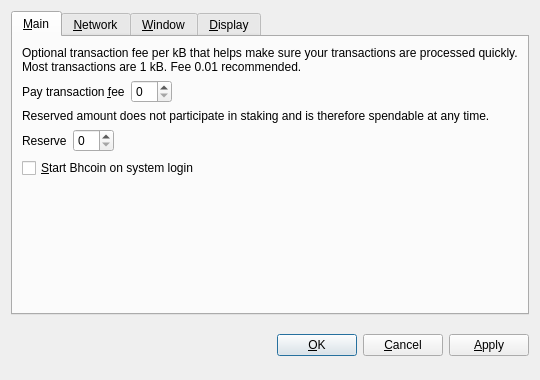
<?xml version="1.0" encoding="UTF-8"?>
<ui version="4.0">
 <class>OptionsDialog</class>
 <widget class="QDialog" name="OptionsDialog">
  <property name="geometry">
   <rect>
    <x>0</x>
    <y>0</y>
    <width>540</width>
    <height>380</height>
   </rect>
  </property>
  <property name="windowTitle">
   <string>Options</string>
  </property>
  <property name="modal">
   <bool>true</bool>
  </property>
  <layout class="QVBoxLayout" name="verticalLayout">
   <item>
    <widget class="QTabWidget" name="tabWidget">
     <property name="tabPosition">
      <enum>QTabWidget::North</enum>
     </property>
     <property name="currentIndex">
      <number>0</number>
     </property>
     <widget class="QWidget" name="tabMain">
      <attribute name="title">
       <string>&amp;Main</string>
      </attribute>
      <layout class="QVBoxLayout" name="verticalLayout_Main">
       <item>
        <widget class="QLabel" name="transactionFeeInfoLabel">
         <property name="text">
          <string>Optional transaction fee per kB that helps make sure your transactions are processed quickly. Most transactions are 1 kB. Fee 0.01 recommended.</string>
         </property>
         <property name="textFormat">
          <enum>Qt::PlainText</enum>
         </property>
         <property name="wordWrap">
          <bool>true</bool>
         </property>
        </widget>
       </item>
       <item>
        <layout class="QHBoxLayout" name="horizontalLayoutFee">
         <item>
          <widget class="QLabel" name="transactionFeeLabel">
           <property name="text">
            <string>Pay transaction &amp;fee</string>
           </property>
           <property name="textFormat">
            <enum>Qt::PlainText</enum>
           </property>
           <property name="buddy">
            <cstring>transactionFee</cstring>
           </property>
          </widget>
         </item>
         <item>
          <widget class="BitcoinAmountField" name="transactionFee"/>
         </item>
         <item>
          <spacer name="horizontalSpacerFee">
           <property name="orientation">
            <enum>Qt::Horizontal</enum>
           </property>
           <property name="sizeHint" stdset="0">
            <size>
             <width>40</width>
             <height>20</height>
            </size>
           </property>
          </spacer>
         </item>
        </layout>
       </item>
       <item>
        <widget class="QLabel" name="reserveBalanceInfoLabel">
         <property name="text">
          <string>Reserved amount does not participate in staking and is therefore spendable at any time.</string>
         </property>
         <property name="textFormat">
          <enum>Qt::PlainText</enum>
         </property>
         <property name="wordWrap">
          <bool>true</bool>
         </property>
        </widget>
       </item>
       <item>
        <layout class="QHBoxLayout" name="horizontalLayoutReserveBalance">
         <item>
          <widget class="QLabel" name="reserveBalanceLabel">
           <property name="text">
            <string>Reserve</string>
           </property>
           <property name="textFormat">
            <enum>Qt::PlainText</enum>
           </property>
           <property name="buddy">
            <cstring>reserveBalance</cstring>
           </property>
          </widget>
         </item>
         <item>
          <widget class="BitcoinAmountField" name="reserveBalance"/>
         </item>
         <item>
          <spacer name="horizontalSpacerReserveBalance">
           <property name="orientation">
            <enum>Qt::Horizontal</enum>
           </property>
           <property name="sizeHint" stdset="0">
            <size>
             <width>40</width>
             <height>20</height>
            </size>
           </property>
          </spacer>
         </item>
        </layout>
       </item>
       <item>
        <widget class="QCheckBox" name="bitcoinAtStartup">
         <property name="toolTip">
          <string>Automatically start Bhcoin after logging in to the system.</string>
         </property>
         <property name="text">
          <string>&amp;Start Bhcoin on system login</string>
         </property>
        </widget>
       </item>
       <item>
        <spacer name="verticalSpacer_Main">
         <property name="orientation">
          <enum>Qt::Vertical</enum>
         </property>
         <property name="sizeHint" stdset="0">
          <size>
           <width>20</width>
           <height>40</height>
          </size>
         </property>
        </spacer>
       </item>
      </layout>
     </widget>
     <widget class="QWidget" name="tabNetwork">
      <attribute name="title">
       <string>&amp;Network</string>
      </attribute>
      <layout class="QVBoxLayout" name="verticalLayout_Network">
       <item>
        <widget class="QCheckBox" name="mapPortUpnp">
         <property name="toolTip">
          <string>Automatically open the Bhcoin client port on the router. This only works when your router supports UPnP and it is enabled.</string>
         </property>
         <property name="text">
          <string>Map port using &amp;UPnP</string>
         </property>
        </widget>
       </item>
       <item>
        <widget class="QCheckBox" name="connectSocks">
         <property name="toolTip">
          <string>Connect to the Bhcoin network through a SOCKS5 proxy (e.g. when connecting through Tor).</string>
         </property>
         <property name="text">
          <string>&amp;Connect through SOCKS5 proxy:</string>
         </property>
        </widget>
       </item>
       <item>
        <layout class="QHBoxLayout" name="horizontalLayout_Network">
         <item>
          <widget class="QLabel" name="proxyIpLabel">
           <property name="text">
            <string>Proxy &amp;IP:</string>
           </property>
           <property name="textFormat">
            <enum>Qt::PlainText</enum>
           </property>
           <property name="buddy">
            <cstring>proxyIp</cstring>
           </property>
          </widget>
         </item>
         <item>
          <widget class="QValidatedLineEdit" name="proxyIp">
           <property name="maximumSize">
            <size>
             <width>140</width>
             <height>16777215</height>
            </size>
           </property>
           <property name="toolTip">
            <string>IP address of the proxy (e.g. 127.0.0.1)</string>
           </property>
          </widget>
         </item>
         <item>
          <widget class="QLabel" name="proxyPortLabel">
           <property name="text">
            <string>&amp;Port:</string>
           </property>
           <property name="textFormat">
            <enum>Qt::PlainText</enum>
           </property>
           <property name="buddy">
            <cstring>proxyPort</cstring>
           </property>
          </widget>
         </item>
         <item>
          <widget class="QLineEdit" name="proxyPort">
           <property name="maximumSize">
            <size>
             <width>55</width>
             <height>16777215</height>
            </size>
           </property>
           <property name="toolTip">
            <string>Port of the proxy (e.g. 9050)</string>
           </property>
          </widget>
         </item>
         <item>
          <spacer name="horizontalSpacer_Network">
           <property name="orientation">
            <enum>Qt::Horizontal</enum>
           </property>
           <property name="sizeHint" stdset="0">
            <size>
             <width>40</width>
             <height>20</height>
            </size>
           </property>
          </spacer>
         </item>
        </layout>
       </item>
       <item>
        <spacer name="verticalSpacer_Network">
         <property name="orientation">
          <enum>Qt::Vertical</enum>
         </property>
         <property name="sizeHint" stdset="0">
          <size>
           <width>20</width>
           <height>40</height>
          </size>
         </property>
        </spacer>
       </item>
      </layout>
     </widget>
     <widget class="QWidget" name="tabWindow">
      <attribute name="title">
       <string>&amp;Window</string>
      </attribute>
      <layout class="QVBoxLayout" name="verticalLayout_Window">
       <item>
        <widget class="QCheckBox" name="minimizeToTray">
         <property name="toolTip">
          <string>Show only a tray icon after minimizing the window.</string>
         </property>
         <property name="text">
          <string>&amp;Minimize to the tray instead of the taskbar</string>
         </property>
        </widget>
       </item>
       <item>
        <widget class="QCheckBox" name="minimizeOnClose">
         <property name="toolTip">
          <string>Minimize instead of exit the application when the window is closed. When this option is enabled, the application will be closed only after selecting Quit in the menu.</string>
         </property>
         <property name="text">
          <string>M&amp;inimize on close</string>
         </property>
        </widget>
       </item>
       <item>
        <spacer name="verticalSpacer_Window">
         <property name="orientation">
          <enum>Qt::Vertical</enum>
         </property>
         <property name="sizeHint" stdset="0">
          <size>
           <width>20</width>
           <height>40</height>
          </size>
         </property>
        </spacer>
       </item>
      </layout>
     </widget>
     <widget class="QWidget" name="tabDisplay">
      <attribute name="title">
       <string>&amp;Display</string>
      </attribute>
      <layout class="QVBoxLayout" name="verticalLayout_Display">
       <item>
        <layout class="QHBoxLayout" name="horizontalLayout_1_Display">
         <item>
          <widget class="QLabel" name="langLabel">
           <property name="text">
            <string>User Interface &amp;language:</string>
           </property>
           <property name="textFormat">
            <enum>Qt::PlainText</enum>
           </property>
           <property name="buddy">
            <cstring>lang</cstring>
           </property>
          </widget>
         </item>
         <item>
          <widget class="QValueComboBox" name="lang">
           <property name="toolTip">
            <string>The user interface language can be set here. This setting will take effect after restarting Bhcoin.</string>
           </property>
          </widget>
         </item>
        </layout>
       </item>
       <item>
        <layout class="QHBoxLayout" name="horizontalLayout_2_Display">
         <item>
          <widget class="QLabel" name="unitLabel">
           <property name="text">
            <string>&amp;Unit to show amounts in:</string>
           </property>
           <property name="textFormat">
            <enum>Qt::PlainText</enum>
           </property>
           <property name="buddy">
            <cstring>unit</cstring>
           </property>
          </widget>
         </item>
         <item>
          <widget class="QValueComboBox" name="unit">
           <property name="toolTip">
            <string>Choose the default subdivision unit to show in the interface and when sending coins.</string>
           </property>
          </widget>
         </item>
        </layout>
       </item>
       <item>
        <widget class="QCheckBox" name="coinControlFeatures">
         <property name="toolTip">
          <string>Whether to show coin control features or not.</string>
         </property>
         <property name="text">
          <string>Display coin &amp;control features (experts only!)</string>
         </property>
        </widget>
       </item>
       <item>
        <widget class="QCheckBox" name="useBlackTheme">
         <property name="text">
          <string>Use black visual theme (requires restart)</string>
         </property>
        </widget>
       </item>
       <item>
        <spacer name="verticalSpacer_Display">
         <property name="orientation">
          <enum>Qt::Vertical</enum>
         </property>
         <property name="sizeHint" stdset="0">
          <size>
           <width>20</width>
           <height>40</height>
          </size>
         </property>
        </spacer>
       </item>
      </layout>
     </widget>
    </widget>
   </item>
   <item>
    <layout class="QHBoxLayout" name="horizontalLayout_Buttons">
     <item>
      <spacer name="horizontalSpacer_1">
       <property name="orientation">
        <enum>Qt::Horizontal</enum>
       </property>
       <property name="sizeHint" stdset="0">
        <size>
         <width>40</width>
         <height>48</height>
        </size>
       </property>
      </spacer>
     </item>
     <item>
      <widget class="QLabel" name="statusLabel">
       <property name="font">
        <font>
         <weight>75</weight>
         <bold>true</bold>
        </font>
       </property>
       <property name="text">
        <string/>
       </property>
       <property name="textFormat">
        <enum>Qt::PlainText</enum>
       </property>
       <property name="wordWrap">
        <bool>true</bool>
       </property>
      </widget>
     </item>
     <item>
      <spacer name="horizontalSpacer_2">
       <property name="orientation">
        <enum>Qt::Horizontal</enum>
       </property>
       <property name="sizeHint" stdset="0">
        <size>
         <width>40</width>
         <height>48</height>
        </size>
       </property>
      </spacer>
     </item>
     <item>
      <widget class="QPushButton" name="okButton">
       <property name="text">
        <string>&amp;OK</string>
       </property>
      </widget>
     </item>
     <item>
      <widget class="QPushButton" name="cancelButton">
       <property name="text">
        <string>&amp;Cancel</string>
       </property>
       <property name="autoDefault">
        <bool>false</bool>
       </property>
      </widget>
     </item>
     <item>
      <widget class="QPushButton" name="applyButton">
       <property name="text">
        <string>&amp;Apply</string>
       </property>
       <property name="autoDefault">
        <bool>false</bool>
       </property>
      </widget>
     </item>
    </layout>
   </item>
  </layout>
 </widget>
 <customwidgets>
  <customwidget>
   <class>BitcoinAmountField</class>
   <extends>QSpinBox</extends>
   <header>bitcoinamountfield.h</header>
  </customwidget>
  <customwidget>
   <class>QValueComboBox</class>
   <extends>QComboBox</extends>
   <header>qvaluecombobox.h</header>
  </customwidget>
  <customwidget>
   <class>QValidatedLineEdit</class>
   <extends>QLineEdit</extends>
   <header>qvalidatedlineedit.h</header>
  </customwidget>
 </customwidgets>
 <resources/>
 <connections/>
</ui>
